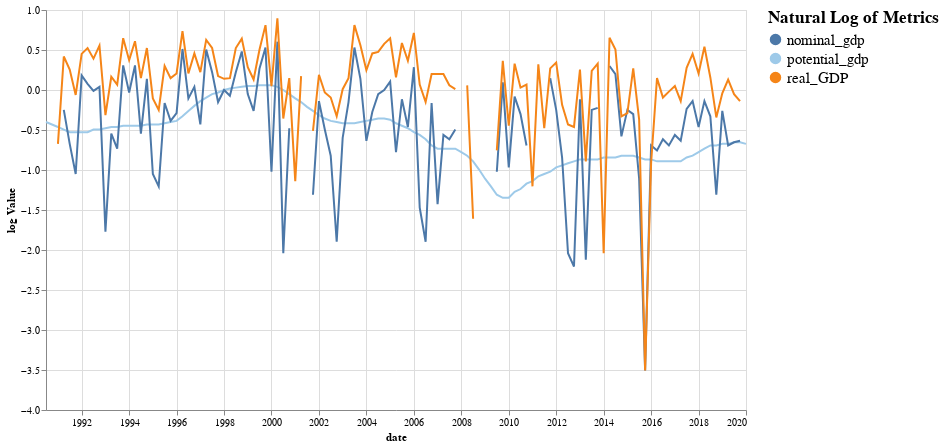

Notebook code cell kept with this figure:
### Code cell
#hide-input
make_multi_LineGraph(_output[_output.date > yearsago],True)

### Figure 1 — Vega-Lite specification as saved in the notebook (floating-point values rounded to 4 significant figures; data arrays with more than 128 entries replaced by an {"elided": "..."} marker saying what was removed)
{"config": {"view": {"continuousWidth": 400, "continuousHeight": 300}}, "layer": [{"mark": "line", "encoding": {"color": {"type": "nominal", "field": "Metric", "legend": {"labelFontSize": 15, "title": "Natural Log of Metrics", "titleFontSize": 17}, "scale": {"scheme": "tableau20"}}, "x": {"type": "temporal", "field": "date"}, "y": {"type": "quantitative", "field": "log Value", "scale": {"type": "linear"}}}}, {"mark": {"type": "rule", "color": "#aaa"}, "encoding": {"x": {"type": "temporal", "field": "date"}}, "transform": [{"filter": {"selection": "selector024"}}]}, {"mark": "circle", "encoding": {"color": {"type": "nominal", "field": "Metric", "legend": {"labelFontSize": 15, "title": "Natural Log of Metrics", "titleFontSize": 17}, "scale": {"scheme": "tableau20"}}, "opacity": {"condition": {"value": 1, "selection": "selector024"}, "value": 0}, "x": {"type": "temporal", "field": "date"}, "y": {"type": "quantitative", "field": "log Value", "scale": {"type": "linear"}}}, "selection": {"selector024": {"type": "multi", "fields": ["Metric"], "bind": "legend", "on": "mouseover", "nearest": true, "empty": "none"}}}, {"mark": {"type": "text", "align": "left", "dx": 5, "dy": -5, "stroke": "white", "strokeWidth": 2}, "encoding": {"color": {"type": "nominal", "field": "Metric", "legend": {"labelFontSize": 15, "title": "Natural Log of Metrics", "titleFontSize": 17}, "scale": {"scheme": "tableau20"}}, "text": {"type": "quantitative", "field": "log Value"}, "x": {"type": "temporal", "field": "date"}, "y": {"type": "quantitative", "field": "log Value", "scale": {"type": "linear"}}}, "transform": [{"filter": {"selection": "selector024"}}]}, {"mark": {"type": "text", "align": "left", "dx": 5, "dy": -5}, "encoding": {"color": {"type": "nominal", "field": "Metric", "legend": {"labelFontSize": 15, "title": "Natural Log of Metrics", "titleFontSize": 17}, "scale": {"scheme": "tableau20"}}, "text": {"type": "quantitative", "field": "log Value"}, "x": {"type": "temporal", "field": "date"}, "y": {"type": "quantitative", "field": "log Value", "scale": {"type": "linear"}}}, "transform": [{"filter": {"selection": "selector024"}}]}], "data": {"name": "data-13c8d1f3bea831960936d38c1ac08dc2"}, "height": 400, "width": 700, "$schema": "https://vega.github.io/schema/vega-lite/v4.8.1.json", "datasets": {"data-13c8d1f3bea831960936d38c1ac08dc2": {"elided": "357 records"}}}
